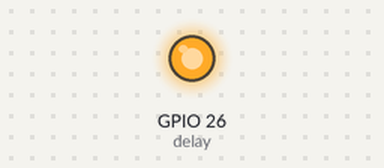
Simulated run of this program. Board: Raspberry Pi (BCM pin numbers). Parts: output pins drawn as LEDs (lit = HIGH). What the program prints to the terminal is not drawn.

Above: at 1.5 s.
At 4.5 s:
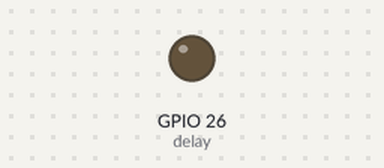
Timing chart, 0 to 7.8 s (numbered marks = the images above):
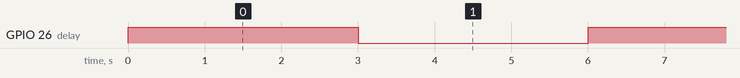

Measured:
- by itself, GPIO 26 (delay): alternates HIGH for 3.0 s and LOW for 3.0 s

The program:

delay.py
```python
#code for the delay
import RPi.GPIO as GPIO
import time

delay = 26

GPIO.setmode(GPIO.BCM)
GPIO.setup(delay, GPIO.OUT)


while True:
    GPIO.output(delay, 1)
    time.sleep(3)
    GPIO.output(delay, 0)
    time.sleep(3)
    print("test")
```
